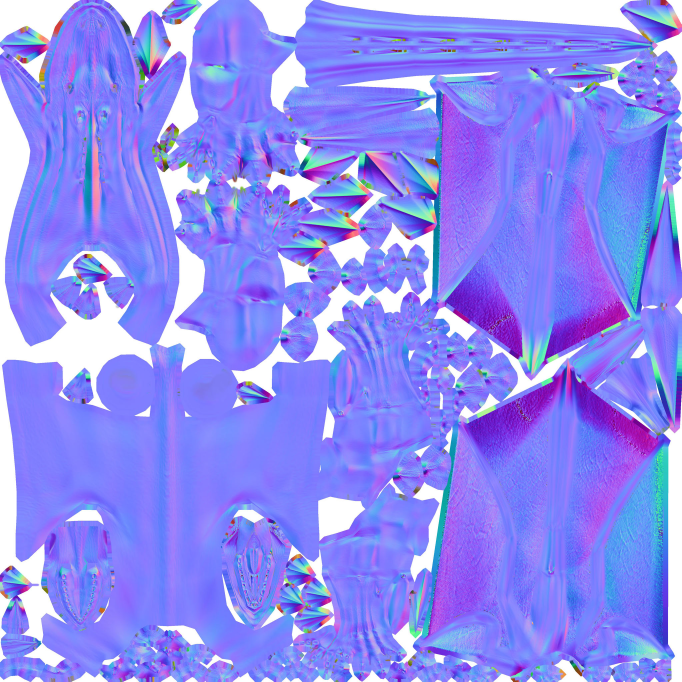
#> input picture Assets/Dragon_Nor.jpg, 2045 x 2045 px (shown at 1/3 size)
$ python archer_texture.py ../Assets/Dragon_Nor.jpg ../Assets/Dragon_ground_color.jpg
#> lines starting #> are read from the running program, lines starting #| are printed output that depends on the picture; after the words box and inside, x2 and y2 are one past the last pixel; in counts of white or black regions, pixels touching at a corner belong together
"""Builds the archer's colour map from the Solus knight texture (run with plain Python + Pillow/numpy).
Plates → dark oiled leather, filigree → tarnished bronze, navy cloth → forest green; the empty
256 px block at (1760, 688) becomes four swatches used by the hood/cape, leather kit, bow wood
and fletching/arrowheads (see archer_anim.py SWATCH)."""
import sys
import numpy as np
from PIL import Image

src, dst = sys.argv[1], sys.argv[2]
im = np.asarray(Image.open(src).convert('RGB')).astype(np.float32) / 255.0
r, g, b = im[..., 0], im[..., 1], im[..., 2]
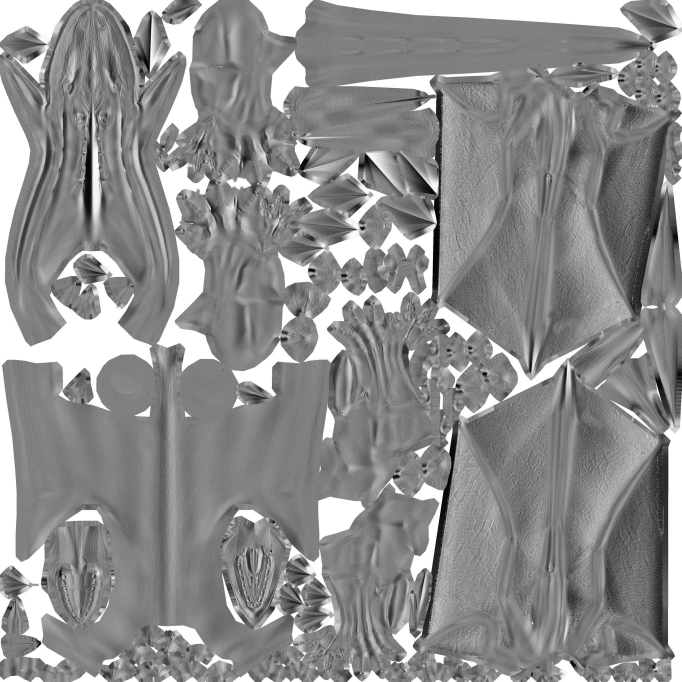
#> r: shape (2045, 2045) float32 (shown at 1/3 size); min 0, max 1, mean 0.556
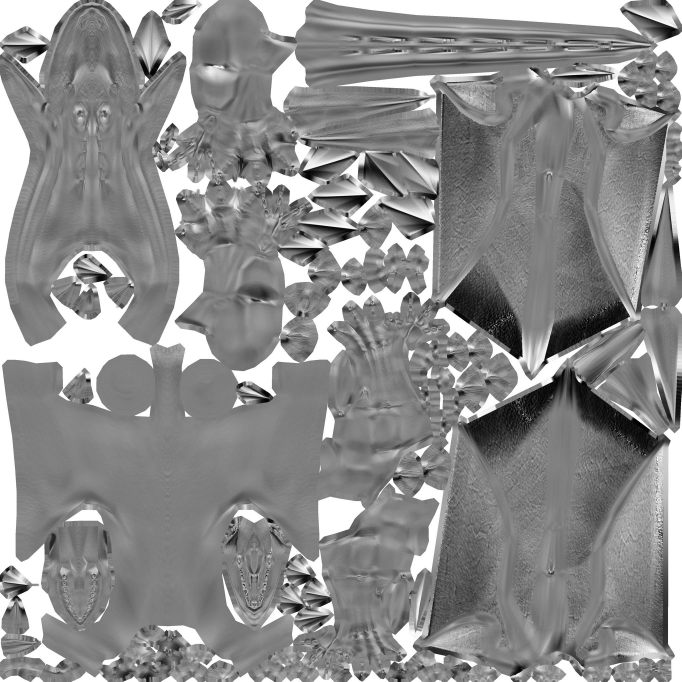
#> g: shape (2045, 2045) float32 (shown at 1/3 size); min 0, max 1, mean 0.552
L = 0.3 * r + 0.59 * g + 0.11 * b
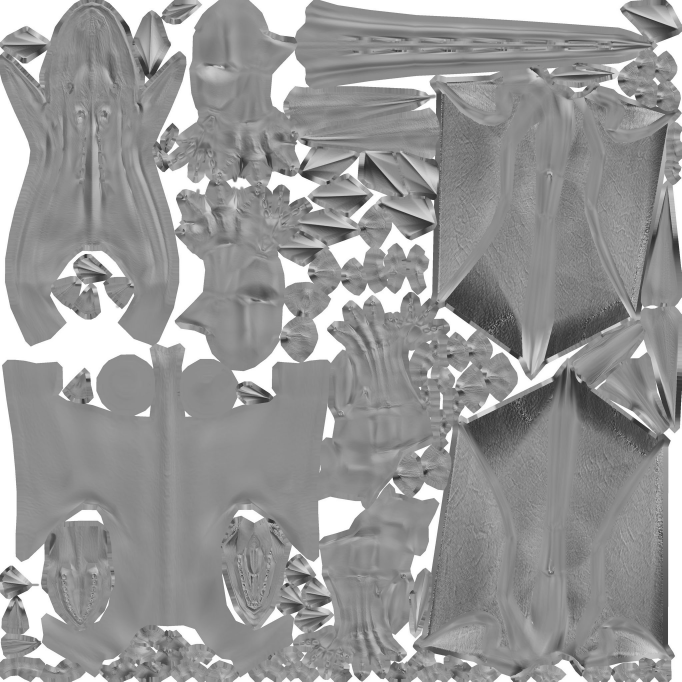
#> L: shape (2045, 2045) float32 (shown at 1/3 size); min 0.107, max 1, mean 0.598
empty = im.sum(2) < 0.04
#> empty: shape (2045, 2045) bool; every value is 0
cloth = (b > r + 0.025) & (L < 0.38)
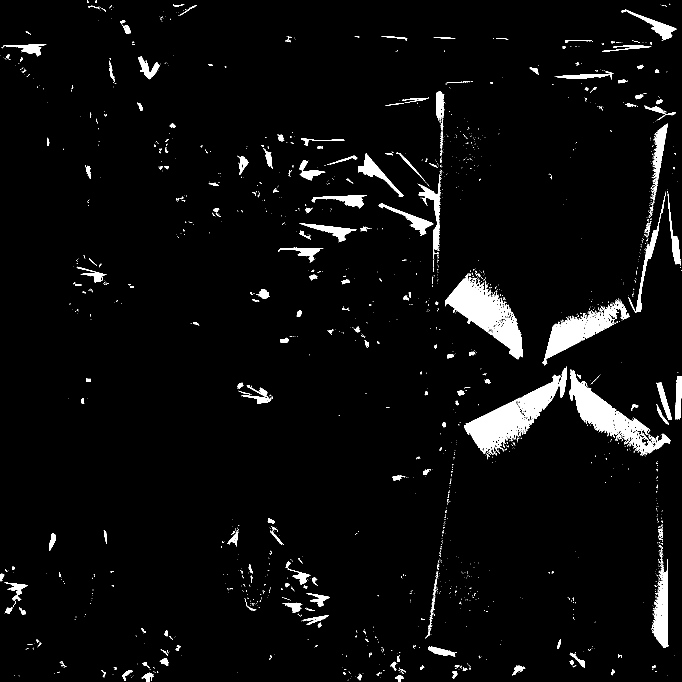
#> cloth: shape (2045, 2045) bool (shown at 1/3 size); 3.9% white; 2097 white regions (1820 under 20 px), largest, box (x1, y1, x2, y2) and area: (1392, 1099, 1701, 1362) 23143, (1335, 820, 1567, 1078) 21458, (1709, 1108, 2012, 1367) 18611


def ramp(x, stops):
    x = np.clip(x, 0, 1)
    out = np.zeros(x.shape + (3,), np.float32)
    for (x0, c0), (x1, c1) in zip(stops[:-1], stops[1:]):
        m = (x >= x0) & (x <= x1)
        t = ((x - x0) / max(1e-6, x1 - x0))[m][:, None]
        out[m] = np.array(c0) * (1 - t) + np.array(c1) * t
    return out


leather = ramp(L, [(0.0, (0.05, 0.035, 0.025)), (0.35, (0.17, 0.105, 0.06)), (0.7, (0.33, 0.21, 0.12)),
                   (0.86, (0.38, 0.26, 0.15)), (1.0, (0.50, 0.39, 0.24))])
green = ramp(L / 0.38, [(0.0, (0.03, 0.045, 0.03)), (0.5, (0.08, 0.13, 0.075)), (1.0, (0.16, 0.24, 0.14))])
#> in ramp (call 2), `x = np.clip(x, 0, 1)`:
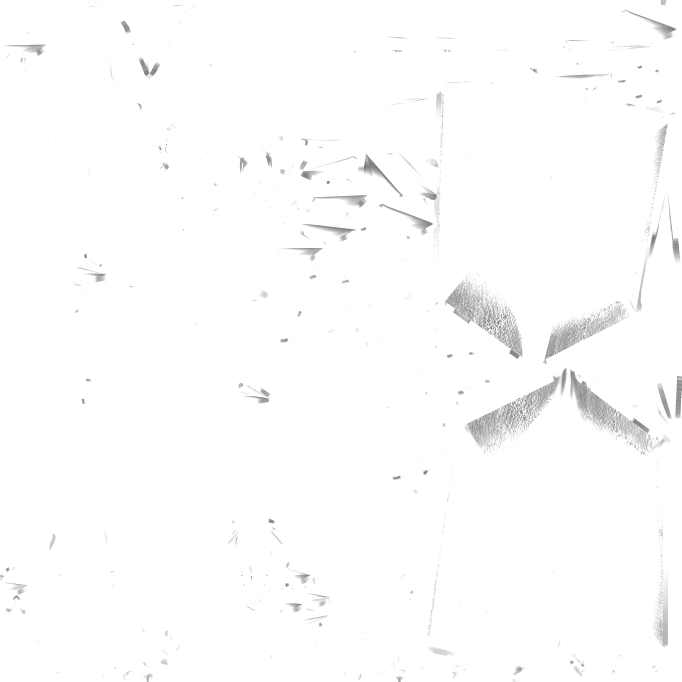
#> x: shape (2045, 2045) float32 (shown at 1/3 size); min 0.282, max 1, mean 0.991
#> after the loop in ramp (call 2), `for (x0, c0), (x1, c1) in zip(stops[:-1], stops[1:]):`:
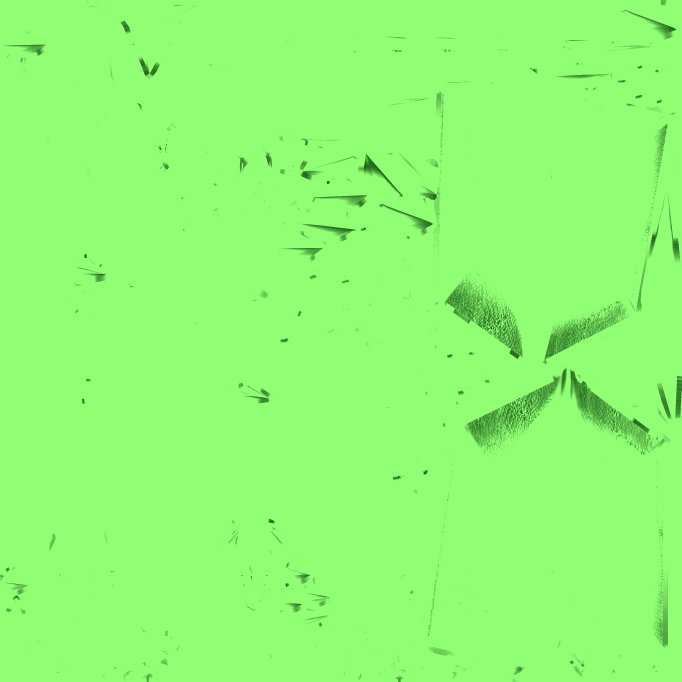
#> out: shape (2045, 2045, 3) float32 (shown at 1/3 size); mean of channels 0, 1, 2 0.161, 0.244, 0.131; drawn with min black and max white
out = np.where(cloth[..., None], green, leather)
out = np.where(empty[..., None], im, out)

# ---- swatches (128 px each, 2x2 inside the empty block)
rng = np.random.default_rng(7)
def noise(h, w, scale):
    n = rng.random((h // scale + 2, w // scale + 2)).astype(np.float32)
    n = np.asarray(Image.fromarray((n * 255).astype(np.uint8)).resize((w + scale * 2, h + scale * 2), Image.BICUBIC)).astype(np.float32) / 255
    return n[:h, :w]

X0, Y0 = 1760, 688
def put(ix, iy, arr):
#> called with ix = 0, iy = 0
    out[Y0 + iy * 128: Y0 + iy * 128 + 128, X0 + ix * 128: X0 + ix * 128 + 128] = arr

yy, xx = np.mgrid[0:128, 0:128].astype(np.float32)
# 0: wool cloth (weave + mottling), dark forest green
weave = 0.5 + 0.5 * np.sin(xx * 1.6) * np.sin(yy * 1.6)
m = 0.6 * noise(128, 128, 16) + 0.25 * noise(128, 128, 4) + 0.15 * weave
put(0, 0, np.stack([0.06 + 0.07 * m, 0.10 + 0.10 * m, 0.06 + 0.06 * m], -1))
# 1: worn leather (brown, scuffs)
m = 0.7 * noise(128, 128, 12) + 0.3 * noise(128, 128, 3)
put(1, 0, np.stack([0.20 + 0.16 * m, 0.12 + 0.10 * m, 0.07 + 0.05 * m], -1))
# 2: yew wood (grain along v)
grain = 0.5 + 0.5 * np.sin(xx * 0.55 + 3.0 * noise(128, 128, 32) * 6.0)
m = 0.55 * grain + 0.45 * noise(128, 128, 6)
put(0, 1, np.stack([0.22 + 0.20 * m, 0.13 + 0.12 * m, 0.07 + 0.06 * m], -1))
# 3: top half feathers (bone white / ash grey), bottom half blackened iron
f = 0.75 + 0.25 * noise(128, 128, 5)
iron = 0.10 + 0.08 * noise(128, 128, 8)
sw3 = np.where((yy < 64)[..., None], np.stack([0.80 * f, 0.77 * f, 0.70 * f], -1), np.stack([iron, iron * 1.02, iron * 1.05], -1))
put(1, 1, sw3)

Image.fromarray((np.clip(out, 0, 1) * 255).astype(np.uint8)).save(dst)
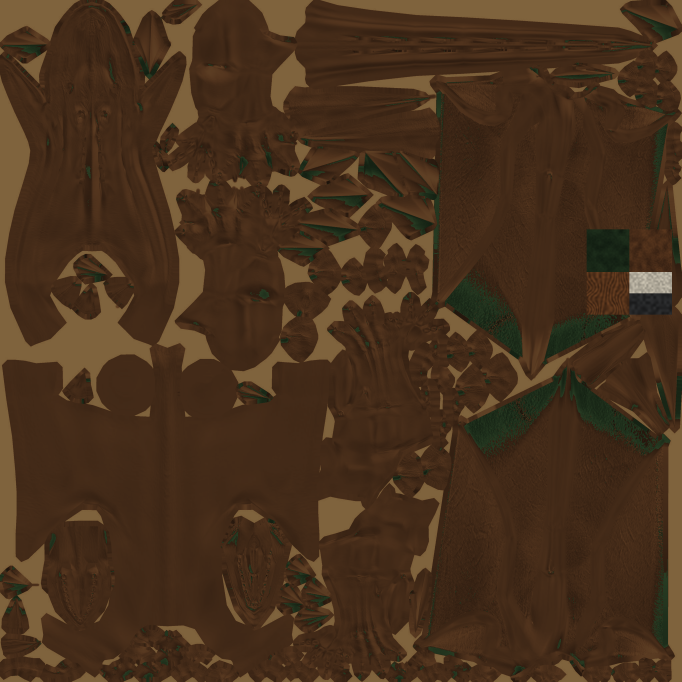
#> saved as Dragon_ground_color.jpg: PIL image 2045x2045 RGB (shown at 1/3 size); mean R, G, B 72.6, 49.3, 28.6
print("ok", dst)
